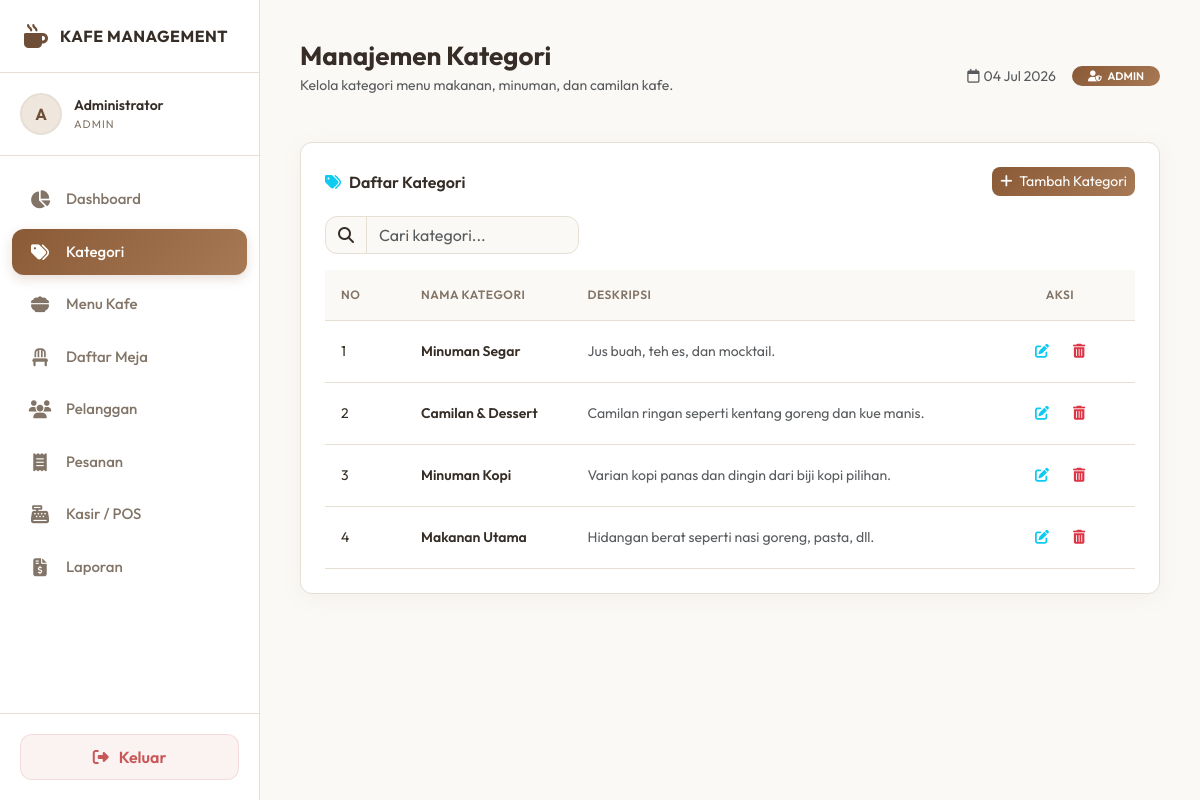
The page /kategori.php (signed in) on the database its author committed.
### tables this page shows
CREATE TABLE IF NOT EXISTS kategori (
    id INT AUTO_INCREMENT PRIMARY KEY,
    nama_kategori VARCHAR(100) NOT NULL,
    deskripsi TEXT
);

### kategori.php (the view, shortened to what this page needs)
<?php
require_once 'config/auth.php';
$stmt_get = $conn->query("SELECT * FROM kategori ORDER BY id DESC");
$daftar_kategori = $stmt_get->fetchAll();
include 'includes/header.php';
?>
<div class="custom-card">
    <div class="card-title-custom">
        <span><i class="fa-solid fa-tags me-2 text-info"></i>Daftar Kategori</span>
        <button type="button" class="btn btn-sm btn-primary border-0" data-bs-toggle="modal" data-bs-target="#modalTambah" style="background: var(--gradient-primary); border-radius: 8px;">
            <i class="fa-solid fa-plus me-1"></i> Tambah Kategori
        </button>
    </div>
    <div class="row mb-3">
        <div class="col-12 col-md-4">
            <div class="input-group">
                <span class="input-group-text form-control-custom text-muted"><i class="fa-solid fa-magnifying-glass"></i></span>
                <input type="text" id="tableSearch" class="form-control form-control-custom" placeholder="Cari kategori...">
            </div>
        </div>
    </div>
    <div class="table-responsive">
        <table class="custom-table">
            <thead>
                <tr>
                    <th style="width: 80px;">No</th>
                    <th>Nama Kategori</th>
                    <th>Deskripsi</th>
                    <th style="width: 150px; text-align: center;">Aksi</th>
                </tr>
            </thead>
            <tbody>
                <?php if (count($daftar_kategori) > 0): ?>
                    <?php $no = 1; foreach ($daftar_kategori as $kat): ?>
                        <tr>
                            <td><?= $no++ ?></td>
                            <td class="fw-semibold"><?= htmlspecialchars($kat['nama_kategori']) ?></td>
                            <td class="text-muted"><?= htmlspecialchars($kat['deskripsi'] ?? '-') ?></td>
                            <td style="text-align: center;">
                                <div class="d-flex justify-content-center gap-2">
                                    <button class="btn btn-sm btn-outline-info border-0 btn-edit"
                                            data-id="<?= $kat['id'] ?>"
                                            data-nama="<?= htmlspecialchars($kat['nama_kategori']) ?>"
                                            data-deskripsi="<?= htmlspecialchars($kat['deskripsi'] ?? '') ?>"
                                            data-bs-toggle="modal"
                                            data-bs-target="#modalEdit">
                                        <i class="fa-solid fa-pen-to-square"></i>
                                    </button>
                                    <a href="kategori.php?action=hapus&id=<?= $kat['id'] ?>"
                                       class="btn btn-sm btn-outline-danger border-0"
                                       onclick="return confirm('Apakah Anda yakin ingin menghapus kategori ini?');">
                                        <i class="fa-solid fa-trash-can"></i>
                                    </a>
                                </div>
                            </td>
                        </tr>
                    <?php endforeach; ?>
                <?php else: ?>
                    <tr>
                        <td colspan="4" class="text-center text-muted py-4">Belum ada kategori yang ditambahkan.</td>
                    </tr>
                <?php endif; ?>
            </tbody>
        </table>
    </div>
</div>
<?php
include 'includes/footer.php';
?>

### assets/css/style.css (style rules this page uses)
:root { --bg-primary: #fbf9f6; --bg-secondary: #ffffff; --bg-tertiary: #f4efe6; --border-color: #e5dfd4; --text-main: #362e26; --text-muted: #827568; --accent-coffee: #6f4e37; --accent-caramel: #b87333; --accent-cream: #efe6dd; --accent-green: #3d7a5a; --accent-red: #c95757; --accent-orange: #d18a3f; --gradient-primary: linear-gradient(135deg, #8a5a36 0%, #a87955 100%); --gradient-green: linear-gradient(135deg, #44805c 0%, #689f7c 100%); --gradient-red: linear-gradient(135deg, #c75656 0%, #e07777 100%); --transition-fast: 0.2s ease; --transition-normal: 0.3s ease; --sidebar-width: 260px; --border-radius: 12px; --box-shadow: 0 4px 20px rgba(142, 126, 107, 0.08); }
* { box-sizing: border-box; margin: 0; padding: 0; }
body { font-family: 'Outfit', sans-serif; background-color: var(--bg-primary); color: var(--text-main); min-height: 100vh; overflow-x: hidden; }
a { text-decoration: none; color: inherit; }
.custom-card { background-color: var(--bg-secondary); border: 1px solid var(--border-color); border-radius: var(--border-radius); padding: 24px; margin-bottom: 24px; box-shadow: var(--box-shadow); }
.card-title-custom { font-size: 16px; font-weight: 600; margin-bottom: 20px; display: flex; align-items: center; justify-content: space-between; color: var(--text-main); }
.custom-table { width: 100%; border-collapse: collapse; }
.custom-table th { background-color: var(--bg-primary); color: var(--text-muted); font-weight: 600; font-size: 12px; text-transform: uppercase; letter-spacing: 0.5px; padding: 16px; border-bottom: 1px solid var(--border-color); text-align: left; }
.custom-table td { padding: 16px; border-bottom: 1px solid var(--border-color); color: var(--text-main); font-size: 14px; vertical-align: middle; }
.form-control-custom { background-color: var(--bg-primary) !important; border: 1px solid var(--border-color) !important; color: var(--text-main) !important; border-radius: var(--border-radius); }

### rows shown on the page
kategori: nama_kategori "Minuman Segar", deskripsi "Jus buah, teh es, dan mocktail."
kategori: nama_kategori "Camilan & Dessert", deskripsi "Camilan ringan seperti kentang goreng dan kue manis."
kategori: nama_kategori "Minuman Kopi", deskripsi "Varian kopi panas dan dingin dari biji kopi pilihan."
kategori: nama_kategori "Makanan Utama", deskripsi "Hidangan berat seperti nasi goreng, pasta, dll."

### other values the page prints
$initials "A"
$user_name "Administrator"
$user_role "ADMIN"
$item["label"] "Dashboard"
$item["label"] "Kategori"
$item["label"] "Menu Kafe"
$item["label"] "Daftar Meja"
$item["label"] "Pelanggan"
$item["label"] "Pesanan"
$item["label"] "Kasir / POS"
$item["label"] "Laporan"
$page_title "Manajemen Kategori"
$page_desc "Kelola kategori menu makanan, minuman, dan camilan kafe."
$_SESSION['role'] "ADMIN"
